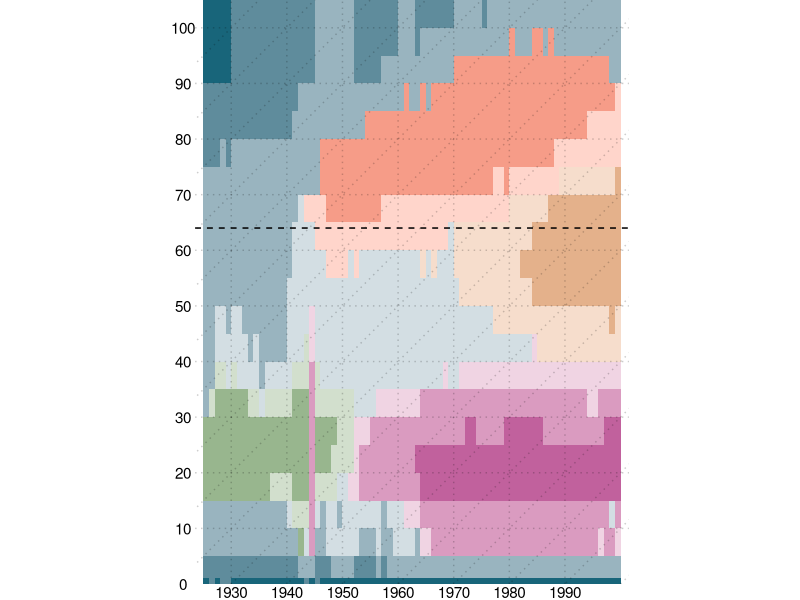
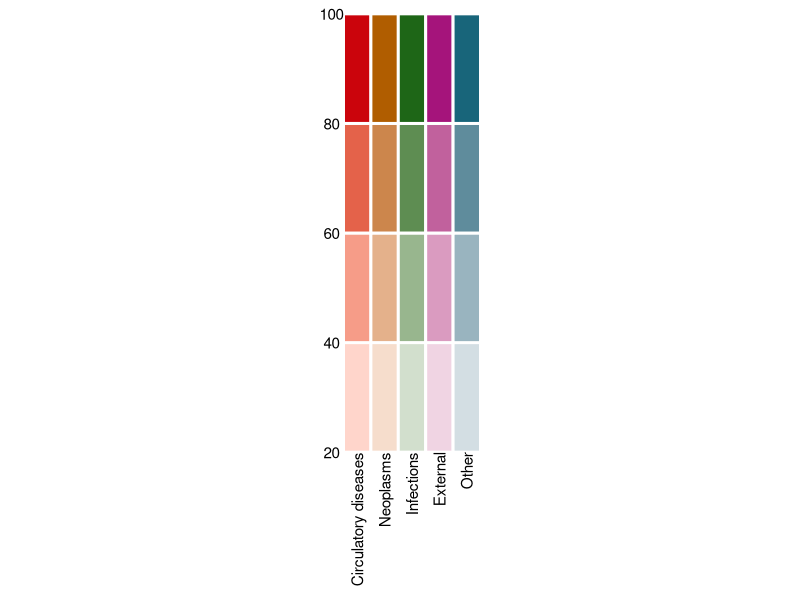

The R source for these figures, in order:
####################################################
# Plot Qualitative Sequential Scheme Lexis Surface #
####################################################

# Init --------------------------------------------------------------------

library(readr)
library(dplyr)
library(tidyr)
library(ggplot2)
library(colorspace)

# Data --------------------------------------------------------------------

# proportions of 5 selected causes of death on
# all causes of death by year, age and sex
cod5 <- read_csv("./data/plots/cod5.csv")

# Within each year, sex and age category, we look for the cause of death with
# the highest proportion on all deaths and subset to that cause. The result is
# a data set with the most prominent cause of death for each tile on the Lexis
# surface.

cod5 %>%
  group_by(year, sex, age) %>%
  filter(px == max(px)) %>%
  ungroup() -> cod5_mode

# Qualitative Sequential Colour Mixing ------------------------------------

# We assign a base colour to each of our causes of death.

cpal <- c(
  "Circulatory diseases" = "#CB040C",
  "Neoplasms"            = "#B05D00",
  "Infections"           = "#1E6617",
  "External"             = "#A5147B",
  "Other"                = "#18657A"
)

# These base colours are mixed with white in a ratio determined by the px value
# -- the proportion of the leading cause of death on all other causes of death
# at each period-age intersection by sex. For a discretized result we have to
# decide on how to cut the px vector and on the amount of alpha blending for
# each of the px intervals.

breaks <- c(0.2, 0.4, 0.6, 0.8, 1)
alphas <- seq(0.2, 1, length.out = length(breaks)-1)

# In the next step we mix the base colours with different amounts of white,
# according to the discretized px value and the specified alpha levels. The
# higher the proportion of the leading cause of death on all causes of death
# the darker the colour will be. Leading causes of death with a relatively low
# proportion will be very pale and bright. The `colorspace` library does the
# colour mixing. We write a convenience function to do the mixing.

#' Mix a Colour With White
#'
#' @details This is alpha blending with a white background. The alpha blending
#'   takes place in the LAB color-space, ensuring perceptually balanced results.
#'
#' @param .rgb   vector of RGB hex values
#' @param .alpha alpha value within [0,1]
#'
#' @return A vector of alpha blended RGB hex values.
MixWithWhite <- function (.rgb, .alpha) {
  # mix .rgb base colours with white according to .alpha
  result <- mixcolor(.alpha, sRGB(1, 1, 1), hex2RGB(.rgb), where = "LAB")
  return(hex(result)) # convert result to rgb hex string
}

# get the mixed colours
cod5_mode %>%
  mutate(
    # add the corresponding base colour to each row
    base_col = cpal[cod],
    # discretize the px values into intervals of width 1/5
    # output is integer giving the position of the interval (1,2,3,4)
    px_disc = cut(px, breaks,
                  labels = FALSE, include.lowest = TRUE),
    # mix each base colour with white
    mix_col = MixWithWhite(.rgb = base_col, .alpha = alphas[px_disc])
  ) -> cod5_mode_mix

# Plot Lexis Surface of Most Prominent Cause of Death ---------------------

# Now we are ready to plot the result. A Lexis surface plot showing for each
# intersection of period and age the most prominent cause of death and its
# share on the total deaths.

plot_qual_seq <-
  cod5_mode_mix %>%
  filter(sex == "total") %>%
  # align tiles with grid
  mutate(
    year = year + 0.5,
    age_start = age_start+age_width/2
  ) %>%
  ggplot() +
  # coloured Lexis surface
  geom_tile(aes(x = year, width = 1,
                y = age_start, height = age_width,
                fill = mix_col)) +
  # Lexis grid
  geom_hline(yintercept = seq(10, 100, 10),
             alpha = 0.2, lty = "dotted") +
  geom_vline(xintercept = seq(1930, 1990, 10),
             alpha = 0.2, lty = "dotted") +
  geom_abline(intercept = seq(-100, 100, 10)-1930,
              alpha = 0.2, lty = "dotted") +
  # scale
  scale_fill_identity() +
  scale_x_continuous("Year", expand = c(0.02, 0),
                     breaks = seq(1930, 1990, 10)) +
  scale_y_continuous("Age", expand = c(0, 0),
                     breaks = seq(0, 100, 10)) +
  # coord
  coord_equal() +
  # annotation
  geom_hline(yintercept = 64, lty = "dashed") +
  # theme
  theme_void() +
  theme(
    axis.text = element_text(colour = "black"),
    axis.text.y = element_text(),
    axis.text.x = element_text()
  )

ggsave("./fig/qualitative_sequential/qual_seq_raw.pdf", plot_qual_seq,
       width = 5, height = 7)

# Plot Qualitative Sequential Legend --------------------------------------

# Based on our definition of base colours, breaks and alpha levels we plot
# the legend for the plot.

# mix each base colour with each alpha level
lgnd_mixed <- t(sapply(cpal, function (x) MixWithWhite(x, alphas)))
# transform into long format with positions for ggplotting
lgnd_data <- expand.grid(x = 1:nrow(lgnd_mixed),
                        y = 1:ncol(lgnd_mixed))
lgnd_data$col <- as.vector(lgnd_mixed)

# plot qualitative sequential legend
plot_qual_seq_lgnd <-
  ggplot(lgnd_data) +
  geom_tile(aes(x = x, y = y, fill = col),
            colour = "white", lwd = 1) +
  scale_fill_identity() +
  scale_x_continuous(breaks = 1:length(cpal),
                     labels = names(cpal),
                     expand = c(0,0)) +
  scale_y_continuous(breaks = 1:(length(alphas)+1)-0.5,
                     labels = breaks*100,
                     expand = c(0,0)) +
  coord_fixed(4) +
  theme_void() +
  theme(
    plot.margin = unit(rep(10, 4), "pt"),
    axis.text = element_text(colour = "black"),
    axis.text.y = element_text(),
    axis.text.x = element_text(vjust = 0.5, hjust = 1, angle = 90)
  )

ggsave("./fig/qualitative_sequential/qual_seq_lgnd_raw.pdf", plot_qual_seq_lgnd,
       width = 2, height = 4)